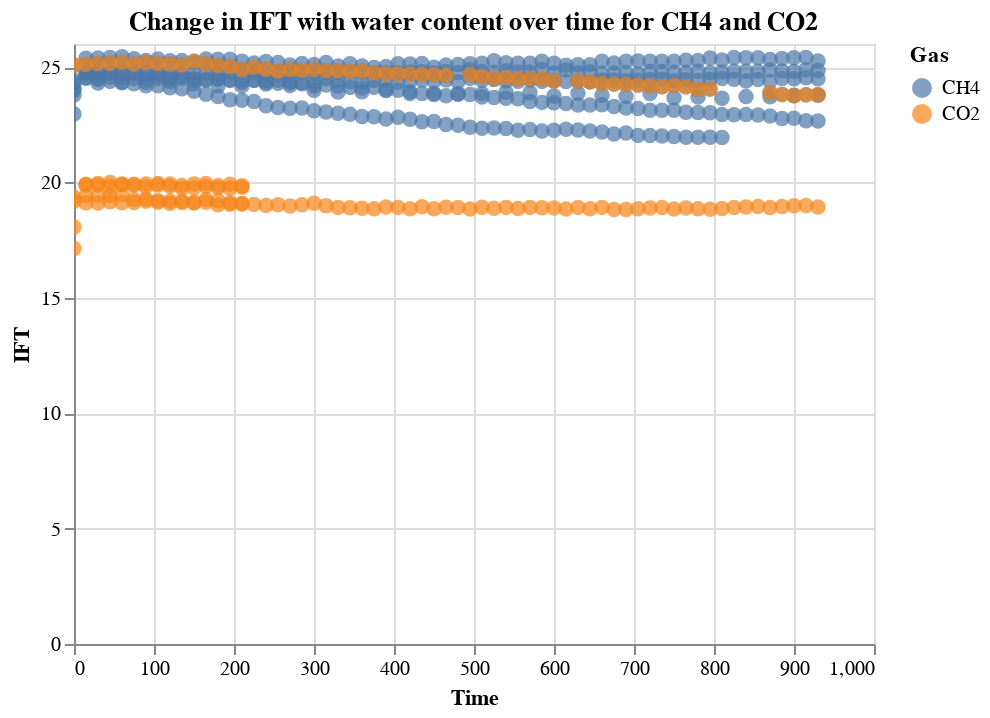

Notebook source saved alongside this figure:
### Code cell
alt.Chart(ift_data, title = 'Change in IFT with water content over time for CH4 and CO2').mark_circle(size=60).encode(
    alt.X('time_minutes:Q', title = 'Time'),
    alt.Y('IFT:Q'),
    alt.Color('Gas:N'),
).interactive()

### Figure 1 — Vega-Lite specification as saved in the notebook (floating-point values rounded to 4 significant figures; data arrays with more than 128 entries replaced by an {"elided": "..."} marker saying what was removed)
{"config": {"view": {"continuousWidth": 400, "continuousHeight": 300}}, "data": {"name": "data-a0586774bb3976d659bde704e9b34d7e"}, "mark": {"type": "circle", "size": 60}, "encoding": {"color": {"type": "nominal", "field": "Gas"}, "x": {"type": "quantitative", "field": "time_minutes", "title": "Time"}, "y": {"type": "quantitative", "field": "IFT"}}, "selection": {"selector003": {"type": "interval", "bind": "scales", "encodings": ["x", "y"]}}, "title": "Change in IFT with water content over time for CH4 and CO2", "$schema": "https://vega.github.io/schema/vega-lite/v4.8.1.json", "datasets": {"data-a0586774bb3976d659bde704e9b34d7e": {"elided": "561 records"}}}
